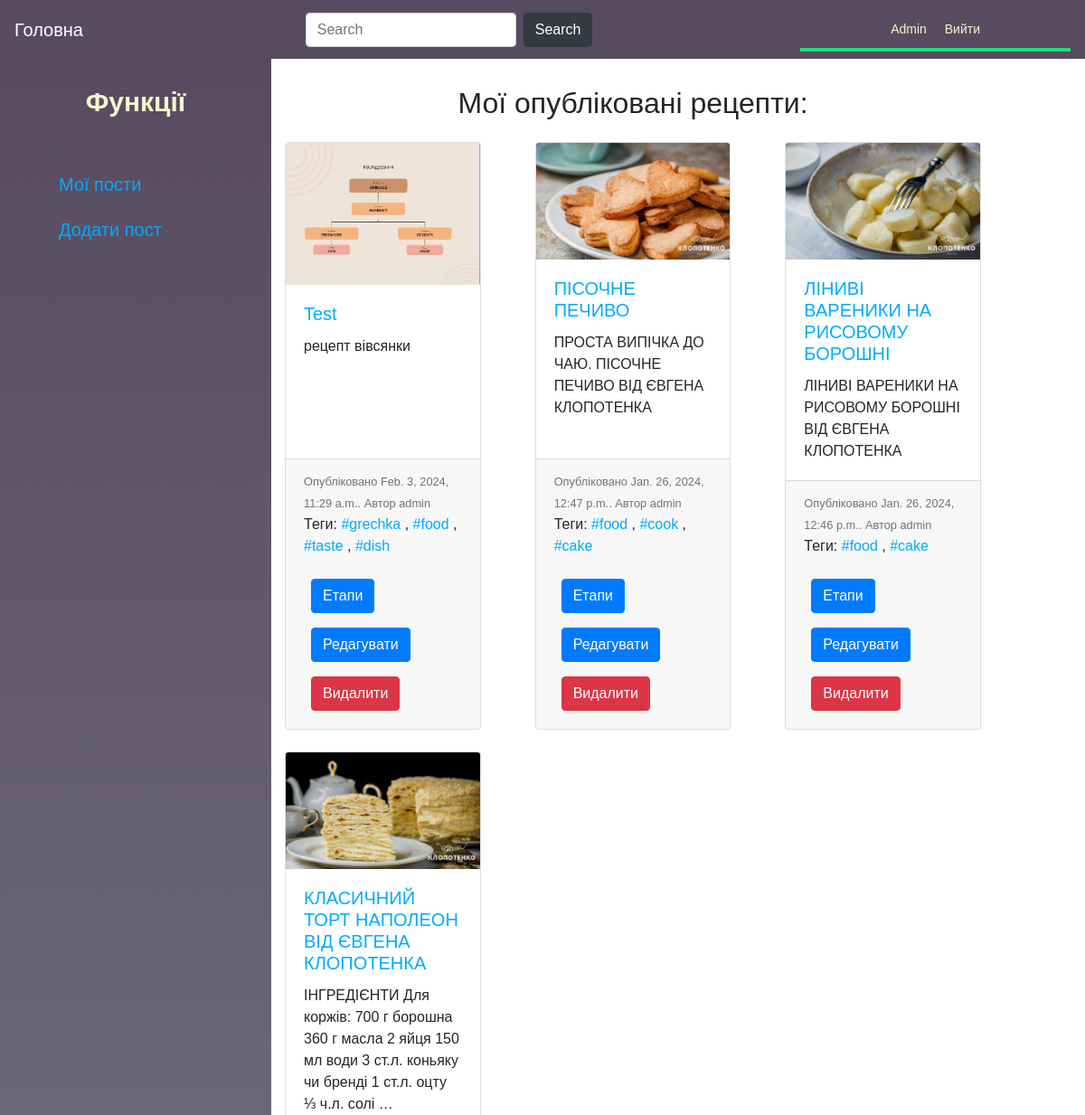
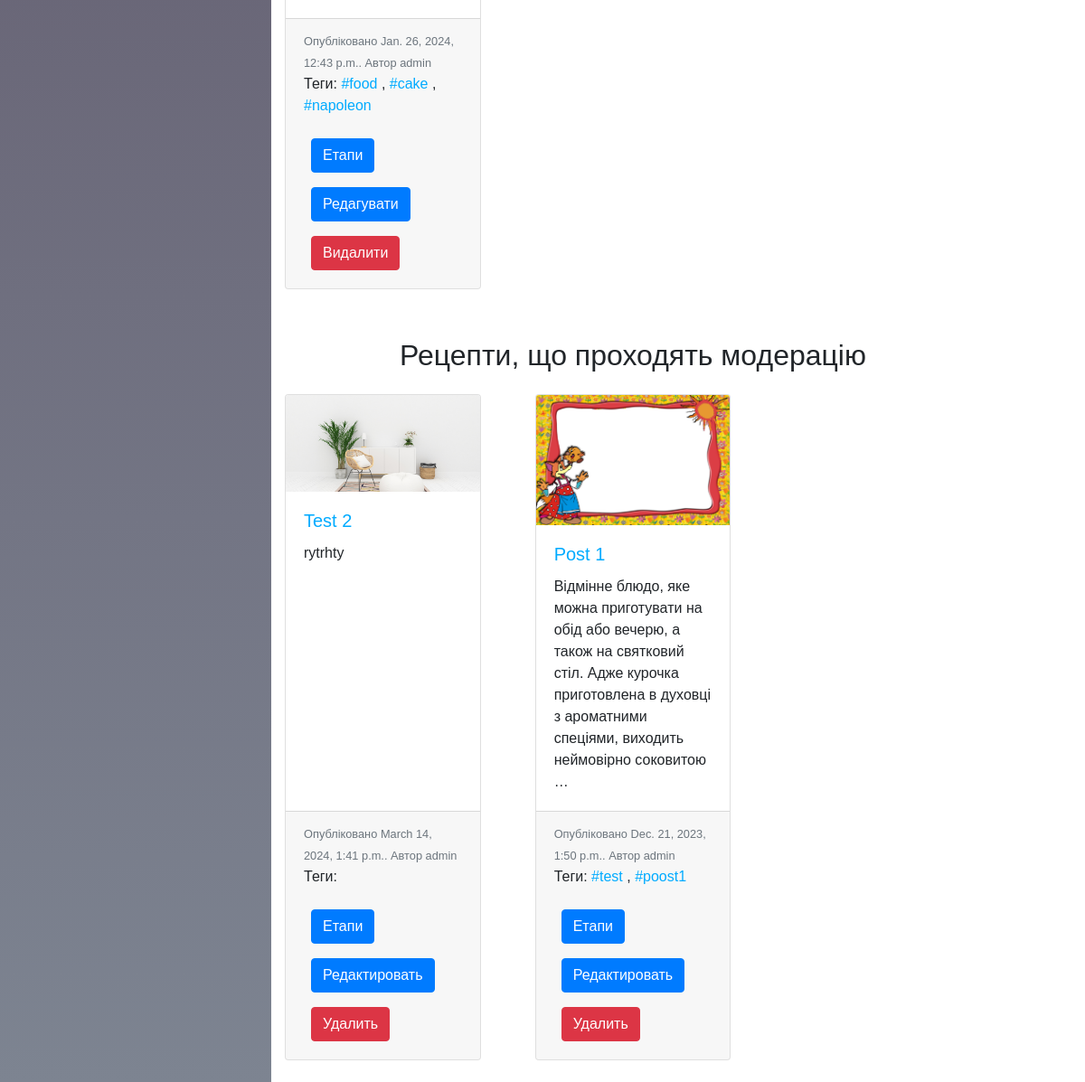
Screenshot of /blog/dashboard/ (signed in) with the database file from the repository (2 pictures, top to bottom).
### blog/models.py (models this page shows, shortened)
class Post(models.Model):
    STATUS_CHOISES=(('draft','Draft'),('published','Published'),)
    title=models.CharField(max_length=250,verbose_name='Post name')
    slug=models.SlugField(max_length=250,unique_for_date='publish')
    author=models.ForeignKey(User,on_delete=models.CASCADE, related_name='blog_posts',verbose_name='Author')
    short_description=models.CharField(max_length=400,verbose_name='Description')
    publish=models.DateTimeField(default=timezone.now,verbose_name='Publish date')
    tags = TaggableManager()
    created = models.DateTimeField(auto_now_add=True, verbose_name='Create date')
    updated = models.DateTimeField(auto_now=True, verbose_name='Update')
    status=models.CharField(max_length=10, choices=STATUS_CHOISES,default='draft')
    image=models.ImageField(upload_to='porodact_images/',verbose_name='Image',blank=False)
    class Meta:
        ordering=('-publish',)

### blog/views.py (the view)
# urls.py: path('dashboard/', views.dashboard, name='dashboard'),
@login_required
def dashboard(request):
    user=request.user
    posts_pub=Post.objects.filter(author=user,status='published')
    posts_draft=Post.objects.filter(author=user,status='draft')
    return render(request,'blog/account/dashboard.html',{'posts_pub':posts_pub,
                                                         'posts_draft':posts_draft})

### blog/templates/blog/account/dashboard.html (shortened to what this page needs)
{% extends 'blog/base_account.html' %}
{% block account_content %}
    {% if posts_pub %}
        <h2 class="text-center mb-4">Мої опубліковані рецепти:</h2>
        <div class="card-deck">
            <div class="row row-cols-3 row-cols-md-3">
                {% for post in posts_pub %}
                    <div class="col mb-4">
                        <div class="card" style="height: 100%">
                            <a href="{{ post.get_absolute_url }}">
                                <img src="{{ MEDIA_URL }}{{ post.image.url }}" class="card-img-top" alt="...">
                            </a>
                            <div class="card-body">
                                <a href="{{ post.get_absolute_url }}">
                                    <h5 class="card-title">{{ post.title }}</h5>
                                </a>
                                <p class="card-text">{{ post.short_description|truncatewords:25 }}</p>
                            </div>
                            <div class="card-footer">
                                <small class="text-muted">Опубліковано {{ post.publish }}.
                                    Автор {{ post.author }}</small>
                                <p> Теги:
                                    {% for tag in post.tags.all %}
                                        <a href="{% url 'blog:post_list_by_tag' tag.slug %}">
                                            {{ tag.name }}
                                        </a>
                                        {% if not forloop.last %}
                                            ,
                                        {% endif %}
                                    {% endfor %}
                                </p>
                                <a class="btn btn-primary m-2"
                                   href="#">
                                    Етапи
                                </a>
                                <a class="btn btn-primary m-2"
                                   href="{% url 'blog:post_edit' post.id %}">Редагувати</a>
                                <a class="btn btn-danger m-2" href="#">Видалити</a>
                            </div>
                        </div>
                    </div>
                {% endfor %}
            </div>
        </div>
    {% endif %}
    {% if posts_draft %}
        <h2 class="text-center mb-4">Рецепти, що проходять модерацію</h2>
        <div class="card-deck">
            <div class="row row-cols-3 row-cols-md-3">
                {% for post in posts_draft %}
                    <div class="col mb-4">
                        <div class="card" style="height: 100%">
                            <a href="{{ post.get_absolute_url }}">
                                <img src="{{ MEDIA_URL }}{{ post.image.url }}" class="card-img-top" alt="...">
                            </a>
                            <div class="card-body">
                                <a href="{{ post.get_absolute_url }}">
                                    <h5 class="card-title">{{ post.title }}</h5>
                                </a>
                                <p class="card-text">{{ post.short_description|truncatewords:25 }}</p>
                            </div>
                            <div class="card-footer">
                                <small class="text-muted">Опубліковано {{ post.publish }}.
                                    Автор {{ post.author }}</small>
<p> Теги:
                                    {% for tag in post.tags.all %}
                                        <a href="{% url 'blog:post_list_by_tag' tag.slug %}">
                                            {{ tag.name }}
                                        </a>
                                        {% if not forloop.last %}
                                            ,
                                        {% endif %}
                                    {% endfor %}
                                </p>
                                <a class="btn btn-primary m-2" href="#">
                                    Етапи
                                </a>
                                <a class="btn btn-primary m-2"
                                   href="#">Редактировать</a>
                                <a class="btn btn-danger m-2" href="#">Удалить</a>
                            </div>
                        </div>
                    </div>
                {% endfor %}
            </div>
        </div>
    {% endif %}
{% endblock %}

### blog/templates/blog/base_account.html (shortened to what this page needs)
{% extends 'blog/base.html' %}
{% block content %}
    <div class="container-fluid ">
        <div class="row">
            <div class="col-3 left-navbar">
                {% block left_navbar %}
                    <h2 class="text-center mb-5">Функції</h2>
                    <ul>
                        <li>
                            <a href="{% url 'blog:dashboard' %}">
                                Мої пости
                            </a>
                        </li>
                        <li>
                            <a href="{% url 'blog:post_add' %}">
                                Додати пост
                            </a>
                        </li>
                    </ul>
                {% endblock %}
            </div>
            <div class="col-8 account-content">
                {% block account_content %}
                {% endblock %}
            </div>
        </div>
    </div>
{% endblock %}

### blog/templates/blog/base.html (shortened to what this page needs)
{%load static%}<!DOCTYPE html>
<html lang="en">
<head>   <meta charset="UTF-8">
    <link rel="stylesheet" href="https://cdn.jsdelivr.net/npm/bootstrap@4.5.3/dist/css/bootstrap.min.css">
   <link rel="stylesheet" href="{% static 'css/style.css' %}">
</head>
<body>
   {% block navbar %}
     <nav class="navbar navbar-expand-lg navbar-dark ">
         <a class="navbar-brand" href="{% url 'blog:post_list' %}">Головна</a>
         <div class="collapse navbar-collapse justify-content-center" id="navbarSupportedContent">
             <form class="form-inline my-2 my-lg-0">
                 <input class="form-control mr-sm-2" type="search" placeholder="Search" aria-label="Search">
                 <button class="btn btn-dark my-2 my-sm-0" type="submit">Search</button>
             </form>
         </div>
         <div id="header">
            <span class="user">
                {% if request.user.is_authenticated %}
                    <a href="{% url 'blog:dashboard' %}" class="pr-3">
                        {{ request.user.first_name }}
                    </a>
                    <a href="{% url 'blog:logout' %}">Вийти</a>
                {% else %}
                    <a href="{% url 'blog:login' %}">Увійти</a>
                {% endif %}
            </span>
        </div>
     </nav>
   {% endblock %}
   {%block content%}{% endblock %}
</body>
</html>

### blog/static/css/style.css (style rules this page uses)
body { margin:0; padding:0; font-family:helvetica, sans-serif; }
a { color:#00abff; text-decoration:none; }
h2 { font-weight:normal; margin:30px 0 0; }
#header { padding:10px 100px; font-size:14px; color:#fff; border-bottom:4px solid #1cdf78; overflow:auto; }
#header a { color:#f3f7cc; }
#header .user { float:right; padding-top:4px; }
.left-navbar { background: linear-gradient(to bottom, #574b60,#7d8491); min-height: calc(100vh - 86px); }
.left-navbar h2 { font-size: 30px; font-weight: bold; color:#f3f7cc ; }
.left-navbar li { padding: 10px; font-size: 20px; list-style-type: none; }
.left-navbar li a { display: block; width: 100%; height: 100%; }
nav { background-color: #574b60; }

### rows the page displays
Post: image (picture), title "Test", short_description "рецепт вівсянки", publish "Feb. 3, 2024, 11:29 a.m.", author "admin"
Tag: name "#grechka"
Tag: name "#food"
Tag: name "#taste"
Tag: name "#dish"
Post: image (picture), title "ПІСОЧНЕ ПЕЧИВО", short_description "ПРОСТА ВИПІЧКА ДО ЧАЮ. ПІСОЧНЕ ПЕЧИВО ВІД ЄВГЕНА КЛОПОТЕНКА", publish "Jan. 26, 2024, 12:47 p.m.", author "admin"
Tag: name "#cook"
Tag: name "#cake"
Post: image (picture), title "ЛІНИВІ ВАРЕНИКИ НА РИСОВОМУ БОРОШНІ", short_description "ЛІНИВІ ВАРЕНИКИ НА РИСОВОМУ БОРОШНІ ВІД ЄВГЕНА КЛОПОТЕНКА", publish "Jan. 26, 2024, 12:46 p.m.", author "admin"
Post: image (picture), title "КЛАСИЧНИЙ ТОРТ НАПОЛЕОН ВІД ЄВГЕНА КЛОПОТЕНКА", short_description "ІНГРЕДІЄНТИ Для коржів: 700 г борошна 360 г масла 2 яйця 150 мл води 3 ст.л. коньяку чи бренді 1 ст.л. оцту ⅓ ч.л. солі …", publish "Jan. 26, 2024, 12:43 p.m.", author "admin"
Tag: name "#napoleon"
Post: image (picture), title "Test 2", short_description "rytrhty", publish "March 14, 2024, 1:41 p.m.", author "admin"
Post: image (picture), title "Post 1", short_description "Відмінне блюдо, яке можна приготувати на обід або вечерю, а також на святковий стіл. Адже курочка приготовлена в духовці з ароматними спеціями, виходить неймовірно соковитою …", publish "Dec. 21, 2023, 1:50 p.m.", author "admin"
Tag: name "#test"
Tag: name "#poost1"

### other values shown
{{ request.user.first_name }} "Admin"
